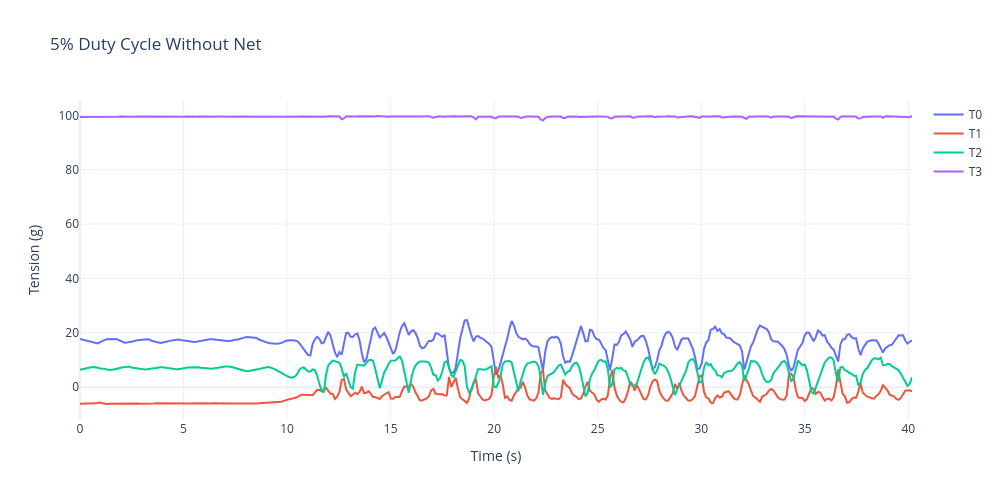
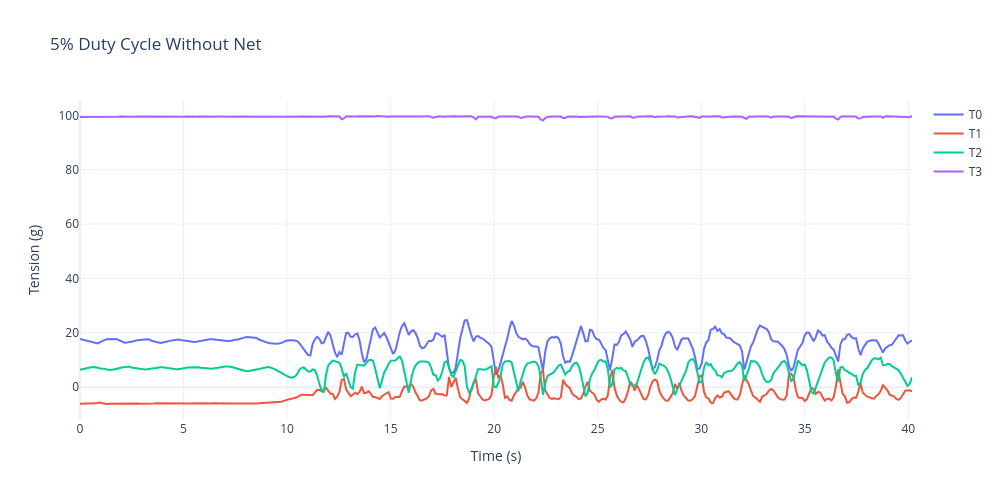

The notebook cell these images were saved under, in order:
### Code cell
# Plot the data
plot_tether_data(df_no_net_5, title="5% Duty Cycle Without Net")

### Figure 1 — Plotly figure (JSON) as saved in the notebook; plotly's stock layout.template omitted (floating-point values rounded to 4 significant figures; data arrays with more than 128 entries replaced by an {"elided": "..."} marker saying what was removed)
{"data": [{"line": {"width": 2}, "mode": "lines", "name": "T0", "type": "scatter", "x": {"elided": "373 float values"}, "y": {"elided": "373 float values"}}, {"line": {"width": 2}, "mode": "lines", "name": "T1", "type": "scatter", "x": {"elided": "373 float values"}, "y": {"elided": "373 float values"}}, {"line": {"width": 2}, "mode": "lines", "name": "T2", "type": "scatter", "x": {"elided": "373 float values"}, "y": {"elided": "373 float values"}}, {"line": {"width": 2}, "mode": "lines", "name": "T3", "type": "scatter", "x": {"elided": "373 float values"}, "y": {"elided": "373 float values"}}], "layout": {"height": 500, "hovermode": "x unified", "title": {"text": "5% Duty Cycle Without Net"}, "width": 1000, "xaxis": {"title": {"text": "Time (s)"}}, "yaxis": {"title": {"text": "Tension (g)"}}}}

### Figure 2 — Plotly figure (JSON) as saved in the notebook; plotly's stock layout.template omitted (floating-point values rounded to 4 significant figures; data arrays with more than 128 entries replaced by an {"elided": "..."} marker saying what was removed)
{"data": [{"line": {"width": 2}, "mode": "lines", "name": "T0", "type": "scatter", "x": {"elided": "373 float values"}, "y": {"elided": "373 float values"}}, {"line": {"width": 2}, "mode": "lines", "name": "T1", "type": "scatter", "x": {"elided": "373 float values"}, "y": {"elided": "373 float values"}}, {"line": {"width": 2}, "mode": "lines", "name": "T2", "type": "scatter", "x": {"elided": "373 float values"}, "y": {"elided": "373 float values"}}, {"line": {"width": 2}, "mode": "lines", "name": "T3", "type": "scatter", "x": {"elided": "373 float values"}, "y": {"elided": "373 float values"}}], "layout": {"height": 500, "hovermode": "x unified", "title": {"text": "5% Duty Cycle Without Net"}, "width": 1000, "xaxis": {"title": {"text": "Time (s)"}}, "yaxis": {"title": {"text": "Tension (g)"}}}}
